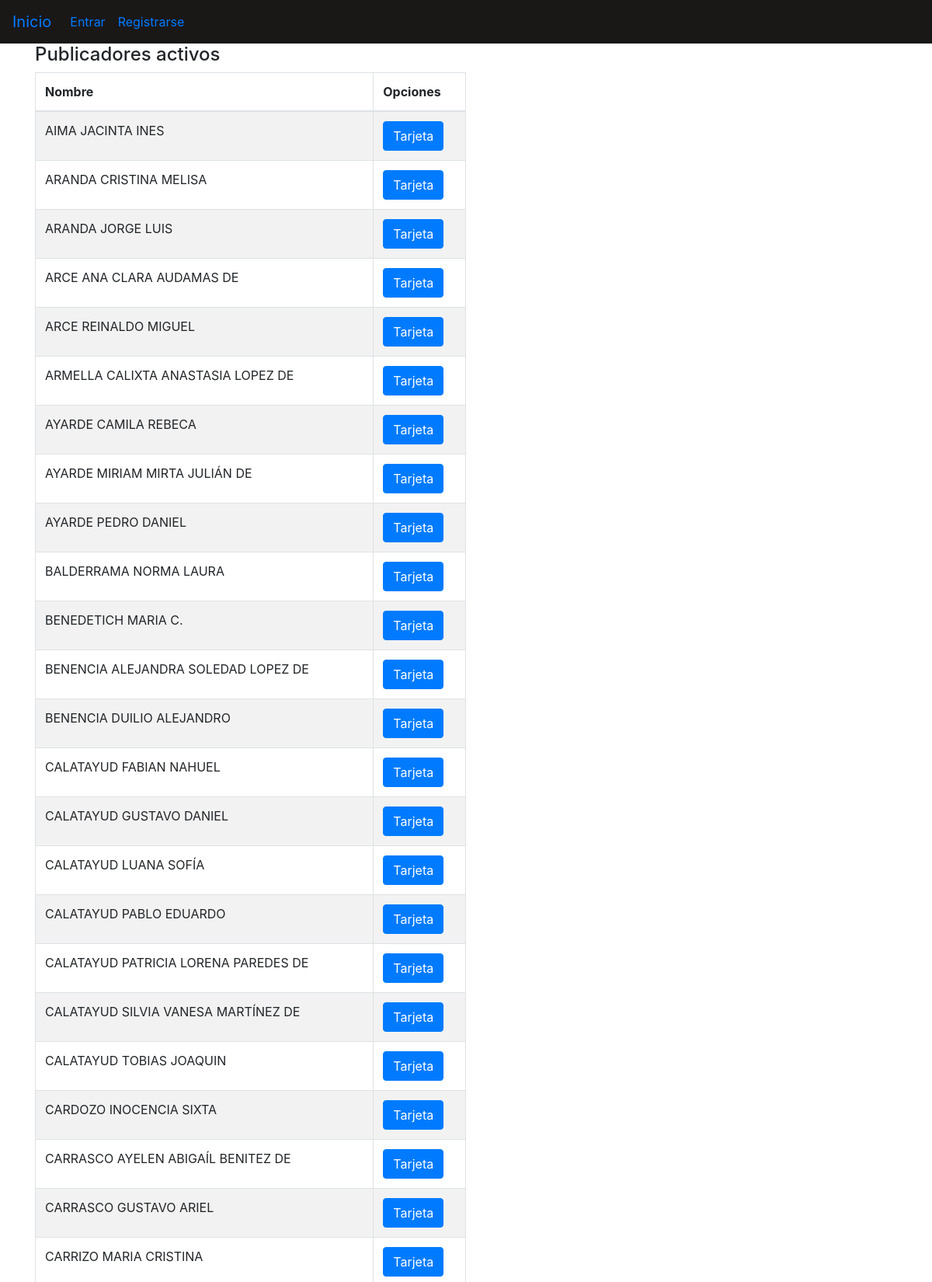
Screenshot of /publicador/activos/ (upper part) with the database file from the repository.
### publicador/models.py (models this page shows, shortened)
class Publicador(models.Model):
    nombre = models.CharField(max_length=50)
    nacimiento = models.DateField(null=True, blank=True)
    bautismo = models.DateField(null=True, blank=True)
    sexo = models.CharField(max_length=10, choices=SEXO)
    u_oo = models.CharField(max_length=15, choices=UOO, default='Otras Ovejas')
    a_sm = models.CharField(max_length=20, choices=ASM, null=True, blank=True)
    regular = models.CharField(max_length=20, choices=PR, null=True, blank=True)
    grupo = models.CharField(max_length=1, choices=GRUPO)
    estado = models.CharField(max_length=10, choices=ESTADO)
    class Meta():
        verbose_name='publicador'
        verbose_name_plural='publicadores'
        ordering=['nombre']

### publicador/views.py (the view)
# urls.py: path('activos/', ActivosListView.as_view(), name='activos-list'),
class ActivosListView(ListView):
    model = Publicador
    template_name = 'publicador/lista_activos.html'
    paginate_by = 100  # if pagination is desired
    def get_queryset(self):
        return Publicador.objects.filter(estado="Activo")

### templates/publicador/lista_activos.html
{% extends "base.html" %}
{% block contenido %}
    <div class="container">
        <h4>Publicadores activos</h4>
        <table  class="table table-striped table-bordered" style="width:50%">
            <thead align="justify">
                <tr>
                    <th>Nombre</th>
                    <th>Opciones</th>
                </tr>
            </thead>
            <tbody>
                {% for publicador in object_list %}
                <tr>
                    <td>{{publicador.nombre}}</td>
                    <td><a href="{% url 'activos_años_list' publicador.id %}" class="btn btn-primary">Tarjeta</a></td>
                </tr>
                {% endfor %}
            </tbody>
        </table>
    </div>
    {% endblock %}

### rows the page displays
Publicador: nombre "AIMA JACINTA INES"
Publicador: nombre "ARANDA CRISTINA MELISA"
Publicador: nombre "ARANDA JORGE LUIS"
Publicador: nombre "ARCE ANA CLARA AUDAMAS DE"
Publicador: nombre "ARCE REINALDO MIGUEL"
Publicador: nombre "ARMELLA CALIXTA ANASTASIA LOPEZ DE"
Publicador: nombre "AYARDE CAMILA REBECA"
Publicador: nombre "AYARDE MIRIAM MIRTA JULIÁN DE"
Publicador: nombre "AYARDE PEDRO DANIEL"
Publicador: nombre "BALDERRAMA NORMA LAURA"
Publicador: nombre "BENEDETICH MARIA C."
Publicador: nombre "BENENCIA ALEJANDRA SOLEDAD LOPEZ DE"
Publicador: nombre "BENENCIA DUILIO ALEJANDRO"
Publicador: nombre "CALATAYUD FABIAN NAHUEL"
Publicador: nombre "CALATAYUD GUSTAVO DANIEL"
Publicador: nombre "CALATAYUD LUANA SOFÍA"
Publicador: nombre "CALATAYUD PABLO EDUARDO"
Publicador: nombre "CALATAYUD PATRICIA LORENA PAREDES DE"
Publicador: nombre "CALATAYUD SILVIA VANESA MARTÍNEZ DE"
Publicador: nombre "CALATAYUD TOBIAS JOAQUIN"
Publicador: nombre "CARDOZO INOCENCIA SIXTA"
Publicador: nombre "CARRASCO AYELEN ABIGAÍL BENITEZ DE"
Publicador: nombre "CARRASCO GUSTAVO ARIEL"
Publicador: nombre "CARRIZO MARIA CRISTINA"
